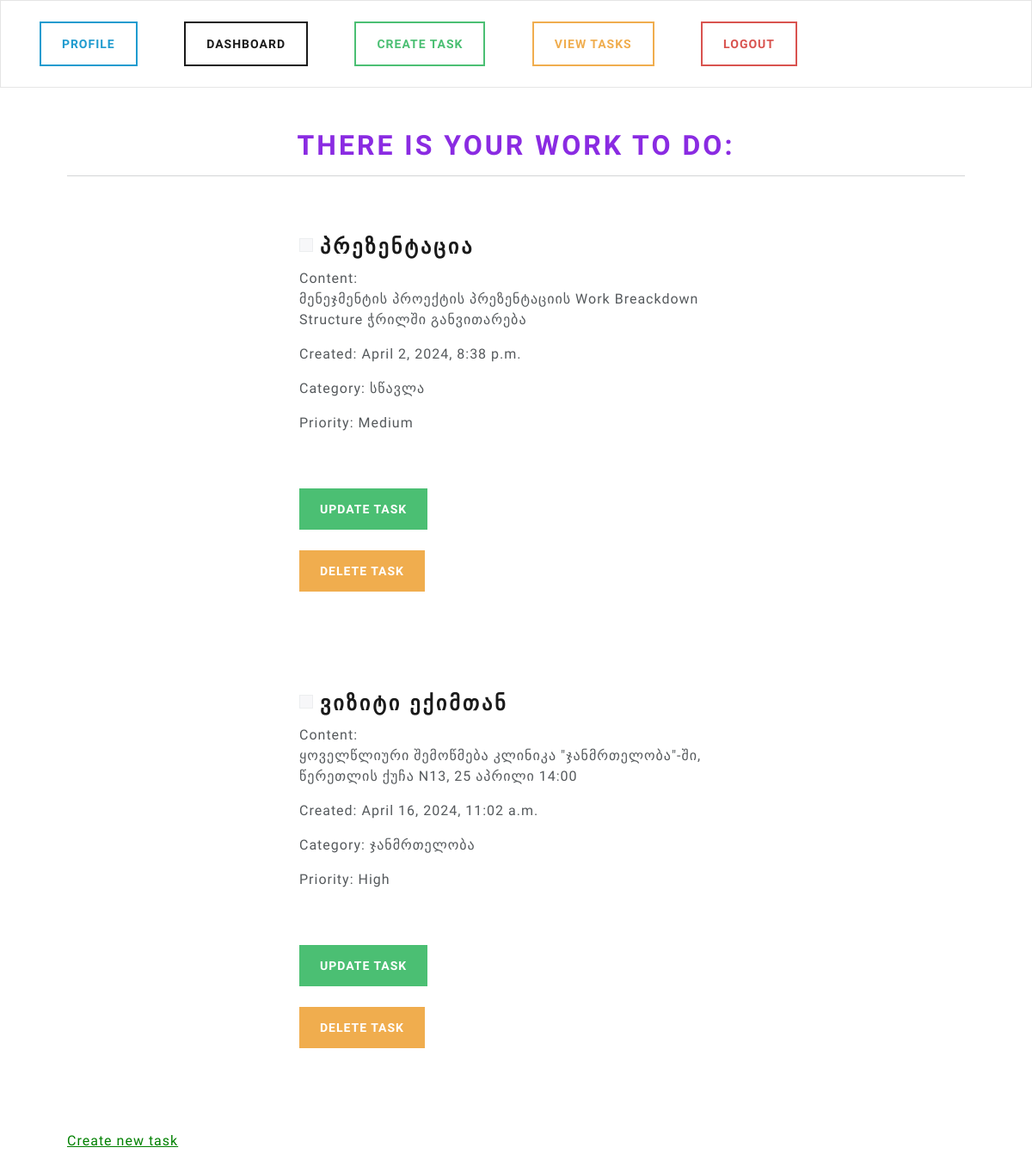
Page /view-tasks (signed in) on the committed database.
### base/models.py (models this page shows, shortened)
class Task(models.Model):
    user = models.ForeignKey(User, on_delete=models.CASCADE, null=True, blank=True)
    title = models.CharField(max_length=100, null=True)
    content = models.CharField(max_length=1000, null=True, blank=True)
    created = models.DateTimeField(auto_now_add=True, null=True)
    complete = models.BooleanField(default=False)
    user = models.ForeignKey(User, max_length=10, on_delete=models.CASCADE)
    category = models.ForeignKey(Category, on_delete=models.SET_NULL, null=True, blank=True)
    priority = models.ForeignKey(Priority, on_delete=models.SET_NULL, null=True, blank=True)
    class Meta:
        ordering = ['complete']

class Category(models.Model):
    user = models.ForeignKey(User, on_delete=models.CASCADE, default = 1)
    name = models.CharField(max_length=50)
    def __str__(self):
        return self.name

class Priority(models.Model):
    LEVEL_CHOICES = (
        ('Low', 'Low'),
        ('Medium', 'Medium'),
        ('High', 'High'),
    )
    level = models.CharField(max_length=10, choices=LEVEL_CHOICES)
    def __str__(self):
        return self.level

### base/views.py (the view)
# urls.py: path('view-tasks', views.viewTask, name="view-tasks"),
@login_required(login_url='my-login')
def viewTask(request):
    current_user = request.user.id #reference to primary key. to its ID
    task = Task.objects.filter(user=current_user).select_related('category', 'priority')
    categories = Category.objects.all()
    priorities = Priority.objects.all()
    context = {
        'task': task,
        'categories': categories,
        'priorities': priorities,
    }
    return render(request, 'profile/view-tasks.html', context=context)

### base/templates/profile/view-tasks.html (shortened to what this page needs)
{% extends 'base-with-navbar.html' %}
{% load static %}
{% block content %}
  <h1 class="text-center">There is your work to do:</h1>
  <hr />
  {% for t in task %}
    <div class="container bg-white shadow-md p-5 form-layout" style="margin-top:20px;">
      <div class="form-check">
        <input class="form-check-input" type="checkbox" value="" id="flexCheckDefault" />
        <label class="form-check-label" for="flexCheckDefault"><h3>{{ t.title }}</h3></label>
      </div>
      <p>
        Content:
        <br /> {{ t.content }}
      </p>
      <p>Created: {{ t.created }}</p>
      <p>Category: {{ t.category }}</p>
      <p>Priority: {{ t.priority }}</p>
      <br /><br />
      <a class="btn btn-success navbar-btn" type="button" href="{% url 'update-task' t.id %}">Update task</a>
      <br /><br />
      <a class="btn btn-warning navbar-btn" type="button" href="{% url 'delete-task' t.id %}">Delete task</a>
    </div>
  {% endfor %}
  <br />
  <br />
  <a href="{% url 'create-task' %}" class="green-link">Create new task</a>
{% endblock %}

### static/css/styles.css (style rules this page uses)
h1 { color: blueviolet; }
.form-layout { border-radius: 30px; width: 600px; }
.green-link { color: green; }

### rows in the picture
Task: title "ᲞᲠᲔᲖᲔᲜᲢᲐᲪᲘᲐ", content "მენეჯმენტის პროექტის პრეზენტაციის Work Breackdown Structure ჭრილში განვითარება", created "April 2, 2024, 8:38 p.m.", category "სწავლა", priority "Medium"
Task: title "ᲕᲘᲖᲘᲢᲘ ᲔᲥᲘᲛᲗᲐᲜ", content "ყოველწლიური შემოწმება კლინიკა \"ჯანმრთელობა\"-ში, წერეთლის ქუჩა N13, 25 აპრილი 14:00", created "April 16, 2024, 11:02 a.m.", category "ჯანმრთელობა", priority "High"
